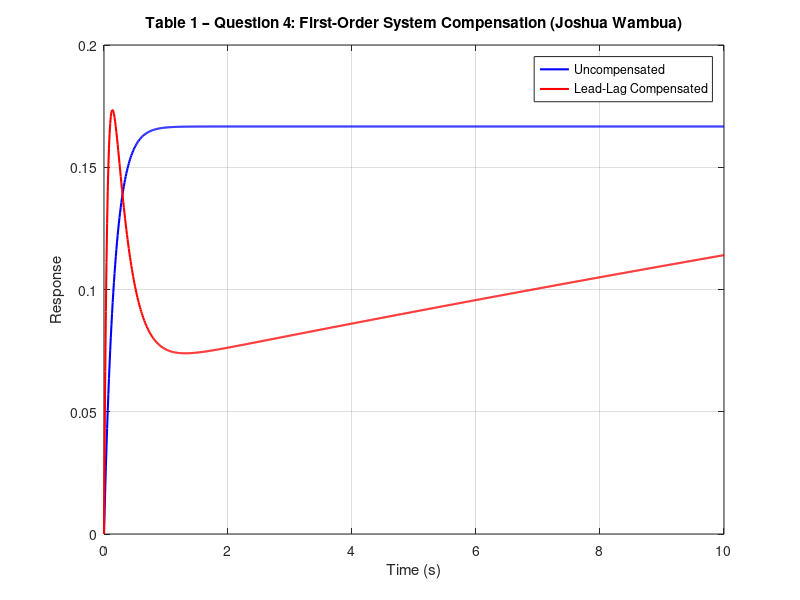

The MATLAB script that drew this image: (Note: this script raises an error after producing the figure.)
% =========================================================
% CONTROL SYSTEMS II – COMPENSATOR DESIGN
% Author: Joshua Wambua
% Reg No: EG209/109705/22
% Table 1 – Question 1 (First-Order System)
% =========================================================
clc; 
clear; 
close all;

% --- Defining the First-Order System ---
a = 6; 
G = tf(1, [1 a]);

% --- Define Lead Compensator Parameters ---
z_lead = 1; 
p_lead = 10;
K_lead = 2;
G_lead = K_lead * tf([1 z_lead], [1 p_lead]);

% --- Define Lag Compensator Parameters ---
z_lag = 0.1;
p_lag = 0.01;
K_lag = 2;
G_lag = K_lag * tf([1 z_lag], [1 p_lag]);

% --- Combine Lead and Lag (Cascade Compensator) ---
G_lead_lag = G_lead * G_lag;

% --- Closed-Loop System with Compensation ---
G_closed = feedback(G * G_lead_lag, 1);

% --- Define a common simulation time vector ---
t = 0:0.01:10;  % 0 to 10 seconds, step of 0.01

% --- Compute Step Responses ---
y1 = step(G, t);         % Uncompensated system
y2 = step(G_closed, t);  % Compensated system

% --- Plot Step Responses ---
figure;
plot(t, y1, 'b', 'LineWidth', 1.5);
hold on;
plot(t, y2, 'r', 'LineWidth', 1.5);
grid on;
legend('Uncompensated', 'Lead-Lag Compensated');
title('Table 1 – Question 4: First-Order System Compensation (Joshua Wambua)');
xlabel('Time (s)');
ylabel('Response');

% --- Display Performance Information ---
info = stepinfo(G_closed);
disp('Performance Metrics (Compensated System):');
disp(info);
fprintf('Steady-State Error: %.4f\n', abs(1 - dcgain(G_closed)));
